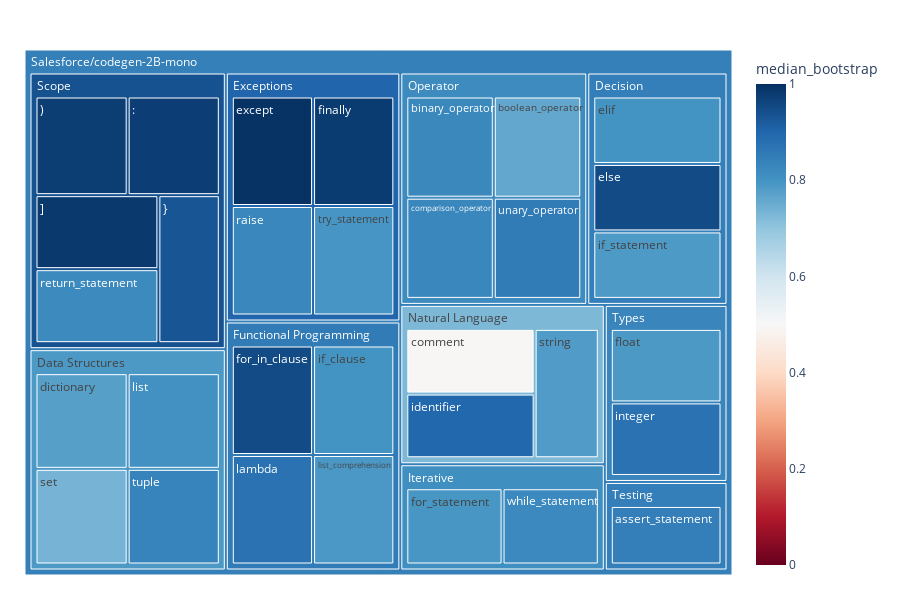

The notebook cell this image was saved under:
### Code cell
treemap_generator( model_name = 'Salesforce/codegen-2B-mono' )

### Figure 1 — Plotly figure (JSON) as saved in the notebook; plotly's stock layout.template omitted (floating-point values rounded to 4 significant figures)
{"data": [{"branchvalues": "total", "customdata": [[0.9748], [0.9751], [0.983], [0.8455], [0.8242], [0.7593], [0.4964], [0.8258], [0.7767], [0.7982], [0.9495], [0.9965], [0.9786], [0.787], [0.9506], [0.795], [0.8963], [0.7983], [0.7863], [0.873], [0.8723], [0.8034], [0.79], [0.8273], [0.8198], [0.736], [0.7833], [0.7956], [0.8357], [0.8525], [0.8222], [0.932], [0.788], [0.8447], [0.8995], [0.8528], [0.8086], [0.7253], [0.8155], [0.9369], [0.8455], [0.83], [0.8419]], "domain": {"x": [0, 1], "y": [0, 1]}, "hovertemplate": "labels=%{label}<br>count=%{value}<br>parent=%{parent}<br>id=%{id}<br>median_bootstrap=%{color}<extra></extra>", "ids": ["Salesforce/codegen-2B-mono/Scope/)", "Salesforce/codegen-2B-mono/Scope/:", "Salesforce/codegen-2B-mono/Scope/]", "Salesforce/codegen-2B-mono/Testing/assert_statement", "Salesforce/codegen-2B-mono/Operator/binary_operator", "Salesforce/codegen-2B-mono/Operator/boolean_operator", "Salesforce/codegen-2B-mono/Natural Language/comment", "Salesforce/codegen-2B-mono/Operator/comparison_operator", "Salesforce/codegen-2B-mono/Data Structures/dictionary", "Salesforce/codegen-2B-mono/Decision/elif", "Salesforce/codegen-2B-mono/Decision/else", "Salesforce/codegen-2B-mono/Exceptions/except", "Salesforce/codegen-2B-mono/Exceptions/finally", "Salesforce/codegen-2B-mono/Types/float", "Salesforce/codegen-2B-mono/Functional Programming/for_in_clause", "Salesforce/codegen-2B-mono/Iterative/for_statement", "Salesforce/codegen-2B-mono/Natural Language/identifier", "Salesforce/codegen-2B-mono/Functional Programming/if_clause", "Salesforce/codegen-2B-mono/Decision/if_statement", "Salesforce/codegen-2B-mono/Types/integer", "Salesforce/codegen-2B-mono/Functional Programming/lambda", "Salesforce/codegen-2B-mono/Data Structures/list", "Salesforce/codegen-2B-mono/Functional Programming/list_comprehension", "Salesforce/codegen-2B-mono/Exceptions/raise", "Salesforce/codegen-2B-mono/Scope/return_statement", "Salesforce/codegen-2B-mono/Data Structures/set", "Salesforce/codegen-2B-mono/Natural Language/string", "Salesforce/codegen-2B-mono/Exceptions/try_statement", "Salesforce/codegen-2B-mono/Data Structures/tuple", "Salesforce/codegen-2B-mono/Operator/unary_operator", "Salesforce/codegen-2B-mono/Iterative/while_statement", "Salesforce/codegen-2B-mono/Scope/}", "Salesforce/codegen-2B-mono/Data Structures", "Salesforce/codegen-2B-mono/Decision", "Salesforce/codegen-2B-mono/Exceptions", "Salesforce/codegen-2B-mono/Functional Programming", "Salesforce/codegen-2B-mono/Iterative", "Salesforce/codegen-2B-mono/Natural Language", "Salesforce/codegen-2B-mono/Operator", "Salesforce/codegen-2B-mono/Scope", "Salesforce/codegen-2B-mono/Testing", "Salesforce/codegen-2B-mono/Types", "Salesforce/codegen-2B-mono"], "labels": [")", ":", "]", "assert_statement", "binary_operator", "boolean_operator", "comment", "comparison_operator", "dictionary", "elif", "else", "except", "finally", "float", "for_in_clause", "for_statement", "identifier", "if_clause", "if_statement", "integer", "lambda", "list", "list_comprehension", "raise", "return_statement", "set", "string", "try_statement", "tuple", "unary_operator", "while_statement", "}", "Data Structures", "Decision", "Exceptions", "Functional Programming", "Iterative", "Natural Language", "Operator", "Scope", "Testing", "Types", "Salesforce/codegen-2B-mono"], "marker": {"coloraxis": "coloraxis", "colors": [0.9748, 0.9751, 0.983, 0.8455, 0.8242, 0.7593, 0.4964, 0.8258, 0.7767, 0.7982, 0.9495, 0.9965, 0.9786, 0.787, 0.9506, 0.795, 0.8963, 0.7983, 0.7863, 0.873, 0.8723, 0.8034, 0.79, 0.8273, 0.8198, 0.736, 0.7833, 0.7956, 0.8357, 0.8525, 0.8222, 0.932, 0.788, 0.8447, 0.8995, 0.8528, 0.8086, 0.7253, 0.8155, 0.9369, 0.8455, 0.83, 0.8419]}, "name": "", "parents": ["Salesforce/codegen-2B-mono/Scope", "Salesforce/codegen-2B-mono/Scope", "Salesforce/codegen-2B-mono/Scope", "Salesforce/codegen-2B-mono/Testing", "Salesforce/codegen-2B-mono/Operator", "Salesforce/codegen-2B-mono/Operator", "Salesforce/codegen-2B-mono/Natural Language", "Salesforce/codegen-2B-mono/Operator", "Salesforce/codegen-2B-mono/Data Structures", "Salesforce/codegen-2B-mono/Decision", "Salesforce/codegen-2B-mono/Decision", "Salesforce/codegen-2B-mono/Exceptions", "Salesforce/codegen-2B-mono/Exceptions", "Salesforce/codegen-2B-mono/Types", "Salesforce/codegen-2B-mono/Functional Programming", "Salesforce/codegen-2B-mono/Iterative", "Salesforce/codegen-2B-mono/Natural Language", "Salesforce/codegen-2B-mono/Functional Programming", "Salesforce/codegen-2B-mono/Decision", "Salesforce/codegen-2B-mono/Types", "Salesforce/codegen-2B-mono/Functional Programming", "Salesforce/codegen-2B-mono/Data Structures", "Salesforce/codegen-2B-mono/Functional Programming", "Salesforce/codegen-2B-mono/Exceptions", "Salesforce/codegen-2B-mono/Scope", "Salesforce/codegen-2B-mono/Data Structures", "Salesforce/codegen-2B-mono/Natural Language", "Salesforce/codegen-2B-mono/Exceptions", "Salesforce/codegen-2B-mono/Data Structures", "Salesforce/codegen-2B-mono/Operator", "Salesforce/codegen-2B-mono/Iterative", "Salesforce/codegen-2B-mono/Scope", "Salesforce/codegen-2B-mono", "Salesforce/codegen-2B-mono", "Salesforce/codegen-2B-mono", "Salesforce/codegen-2B-mono", "Salesforce/codegen-2B-mono", "Salesforce/codegen-2B-mono", "Salesforce/codegen-2B-mono", "Salesforce/codegen-2B-mono", "Salesforce/codegen-2B-mono", "Salesforce/codegen-2B-mono", ""], "type": "treemap", "values": [1, 1, 1, 1, 1, 1, 1, 1, 1, 1, 1, 1, 1, 1, 1, 1, 1, 1, 1, 1, 1, 1, 1, 1, 1, 1, 1, 1, 1, 1, 1, 1, 4, 3, 4, 4, 2, 3, 4, 5, 1, 2, 32]}], "layout": {"coloraxis": {"cmax": 1, "cmin": 0, "colorbar": {"title": {"text": "median_bootstrap"}}, "colorscale": [[0, "rgb(103,0,31)"], [0.1, "rgb(178,24,43)"], [0.2, "rgb(214,96,77)"], [0.3, "rgb(244,165,130)"], [0.4, "rgb(253,219,199)"], [0.5, "rgb(247,247,247)"], [0.6, "rgb(209,229,240)"], [0.7, "rgb(146,197,222)"], [0.8, "rgb(67,147,195)"], [0.9, "rgb(33,102,172)"], [1, "rgb(5,48,97)"]]}, "height": 600, "legend": {"tracegroupgap": 0}, "margin": {"b": 25, "l": 25, "r": 25, "t": 50}, "width": 900}}
